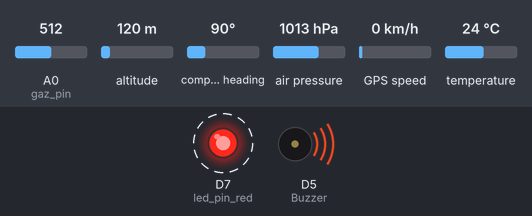
Recording of a sketch running on a simulated ESP8266 (NodeMCU). On the bench: output pins drawn as LEDs (lit = HIGH), buzzer (waves = sounding, pin HIGH). Dashed ring = blinking. Inputs (shaded band) come from the test bench; at power-on: A0 (gaz_pin) = 512, altitude 120 m, compass heading 90°, air pressure 1013 hPa, GPS speed 0 km/h, temperature 24 °C. WiFi joins after 1.5 s; servers stay silent unless stated; the GPS gets a fix after 3 s at 37.7749, -122.4194 with 8 satellites; what the sketch prints to the serial monitor is not drawn.

Above: at 2.0 s.
Timing chart, 0 to 4.5 s (numbered marks = the images above):
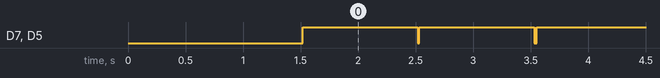

Measured:
- by itself, D7 (led_pin_red), D5 (Buzzer): alternates HIGH for 1.0 s and LOW for 0.02 s

The sketch:

IOTProject.ino
```cpp
#include <Wire.h>
#include <SPI.h>
#include <TinyGPS++.h> // GPS modülü için kullanılan kütüphane
#include <SoftwareSerial.h>
#include <Adafruit_BMP280.h> // BMP280 ısı ve sıcaklık sensörü için kullanılan kütüphane
#include <ESP8266WiFi.h>
#include <Time.h> // Zaman ölçmesi için kullanılan kütüphane
#include <TimeLib.h>

TinyGPSPlus gps;
SoftwareSerial ss(3, 1);

//Kullanılan değişkenler
float latitude , longitude;
String DateString , TimeString, LatitudeString , LongitudeString;

int gaz_pin = A0;
int Buzzer = D5;
int led_pin_red = D7; //örnek olarak verdim.

#define SEALEVELPRESSURE_HPA (1013.25)
Adafruit_BMP280 bmp;

const char* ssid = "MASTERS";
const char* password = "english123";
WiFiServer server(80);

void setup() {
  Serial.begin(115200);
  pinMode(Buzzer, OUTPUT);
  pinMode(gaz_pin, INPUT);
  pinMode(led_pin_red, OUTPUT);
  ss.begin(9600);
  setTime(12, 0, 0, 1, 1, 20);

  unsigned status;
  status = bmp.begin(0x76);

  WiFi.begin(ssid, password);
  while (WiFi.status() != WL_CONNECTED)
  {
    delay(500);
    Serial.print(".");
  }
  server.begin();
  Serial.println("Server started");
  Serial.println(WiFi.localIP());
}

void loop() {
  int gazsensorAnalog = analogRead(gaz_pin);
  digitalWrite(led_pin_red, LOW);

  while (ss.available() > 0) {
    if (gps.encode(ss.read()))
    {
      if (gps.location.isValid())
      {
        latitude = gps.location.lat();
        LatitudeString = String(latitude , 6);
        longitude = gps.location.lng();
        LongitudeString = String(longitude , 6);
      }
    }
  }

  TimeString = "";
  int hourr = hour();
  int minutee = minute();
  int secondd = second();

  if (hourr < 10)
    TimeString = '0';
  TimeString += String(hourr);
  TimeString += " : ";

  if (minutee < 10)
    TimeString += '0';
  TimeString += String(minutee);
  TimeString += " : ";

  if (secondd < 10)
    TimeString += '0';
  TimeString += String(secondd);

  Serial.print("Gaz Sensor: ");
  Serial.print(gazsensorAnalog);

  Serial.print("Sicaklik = ");
  Serial.print(bmp.readTemperature());
  Serial.println(" °C");

  Serial.print("Basinc = ");
  Serial.print(bmp.readPressure());
  Serial.println(" hPa");

  Serial.print("Yukseklik = ");
  Serial.print(bmp.readAltitude(SEALEVELPRESSURE_HPA));
  Serial.println(" m");

  if (gazsensorAnalog > 3) { //Eşik değerler
    Serial.println("Gaz Yüksek Seviyede!");
    digitalWrite (Buzzer, HIGH) ;
    digitalWrite(led_pin_red, HIGH);
    delay(1000);
    digitalWrite (Buzzer, LOW) ;
    digitalWrite(led_pin_red, LOW);
  }

  else if (bmp.readTemperature() > 10.00) { //Eşik değerler
    Serial.println("Sıcaklık Yüksek Seviyede!");
    digitalWrite (Buzzer, HIGH) ;
    digitalWrite(led_pin_red, HIGH);
    delay(1000);
    digitalWrite (Buzzer, LOW) ;
    digitalWrite(led_pin_red, LOW);
  }

  else if ( bmp.readPressure() > 1000.00) { //Eşik değerler
    Serial.println("Basınç Yüksek Seviyede!");
    digitalWrite (Buzzer, HIGH) ;
    digitalWrite(led_pin_red, HIGH);
    delay(1000);
    digitalWrite (Buzzer, LOW) ;
    digitalWrite(led_pin_red, LOW);
  }

  else if ( gazsensorAnalog > 3 && bmp.readTemperature() > 10.00) { //Eşik değerler
    Serial.println("!!!!ACİL DURUM!!!!");
    digitalWrite (Buzzer, HIGH) ;
    digitalWrite(led_pin_red, HIGH);
    delay(1000);
  }

  else {
    digitalWrite(led_pin_red, LOW);
    digitalWrite (Buzzer, LOW) ;
  }

  WiFiClient client = server.available();
  if (!client)
  {
    return;
  }

  //web sayfasının tasarımının yapıldığı kod parçası
  String s = "HTTP/1.1 200 OK\r\nContent-Type: text/html\r\n\r\n <!DOCTYPE html> <html> <head> <title>Zonguldak Maden Ocagi</title> <style>";
  s += "table, th, td {border: 1px solid blue;} </style> </head> <body> <h1  style=";
  s += "font-size:300%;";
  s += " ALIGN=CENTER>Maden Emekcisi Hayati Bilgiler</h1>";
  s += "<p ALIGN=CENTER style=""font-size:200%;""";
  s += "> <b>Sensor Bilgileri</b></p> <table ALIGN=CENTER style=";
  s += "width:60%";
  s += "> <tr> <th>Gaz Degeri</th>";
  s += "<td ALIGN=CENTER >";
  s += gazsensorAnalog;
  s += "</td> </tr> <tr> <th>Sicaklik</th> <td ALIGN=CENTER >";
  s += bmp.readTemperature();
  s += "</td> </tr> <tr> <th>Basinc</th> <td ALIGN=CENTER >";
  s += bmp.readPressure();
  s += "</td> </tr> <tr>  <th>Yukseklik</th> <td ALIGN=CENTER >";
  s += bmp.readAltitude(SEALEVELPRESSURE_HPA);
  s += "</td></tr> <tr> <th>Zaman</th> <td ALIGN=CENTER >";
  s += TimeString;
  s += "</td>  </tr> </table> ";
  s += "<p align=center><a style=""color:RED;font-size:125%;"" href=""http://maps.google.com/maps?&z=15&mrt=yp&t=k&q=";
  s += LatitudeString;
  s += "+";
  s += LongitudeString;
  s += """ target=""_top"">Buraya Tiklayin</a>-Google Haritalar uzerinden konuma ulasabilmek icin tiklayin.</p>";
  s += "</body> </html> \n";

  client.print(s);
  delay(100);
}
```
